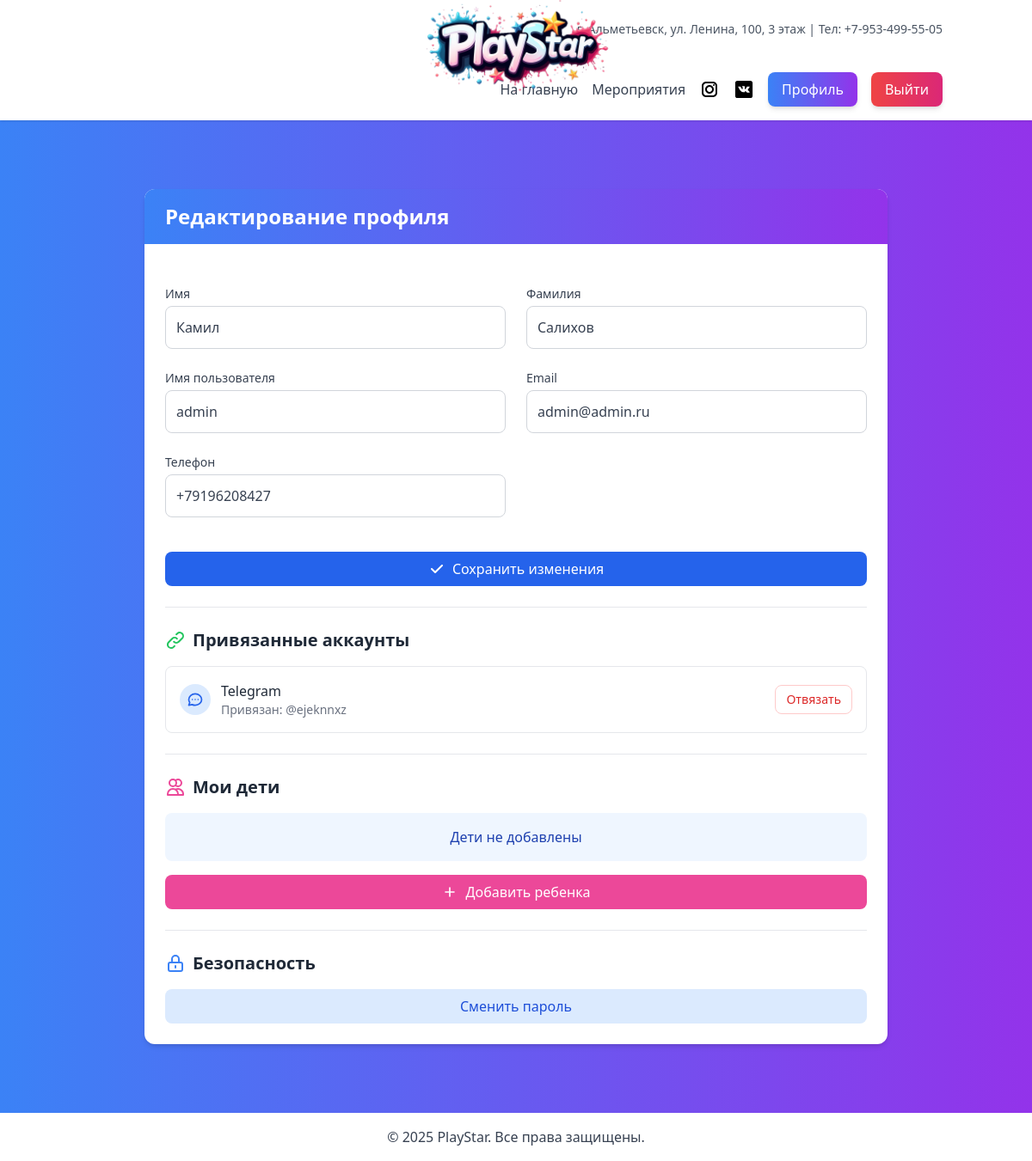
/accounts/profile/edit/ (signed in), run on an earlier commit of the app's database.
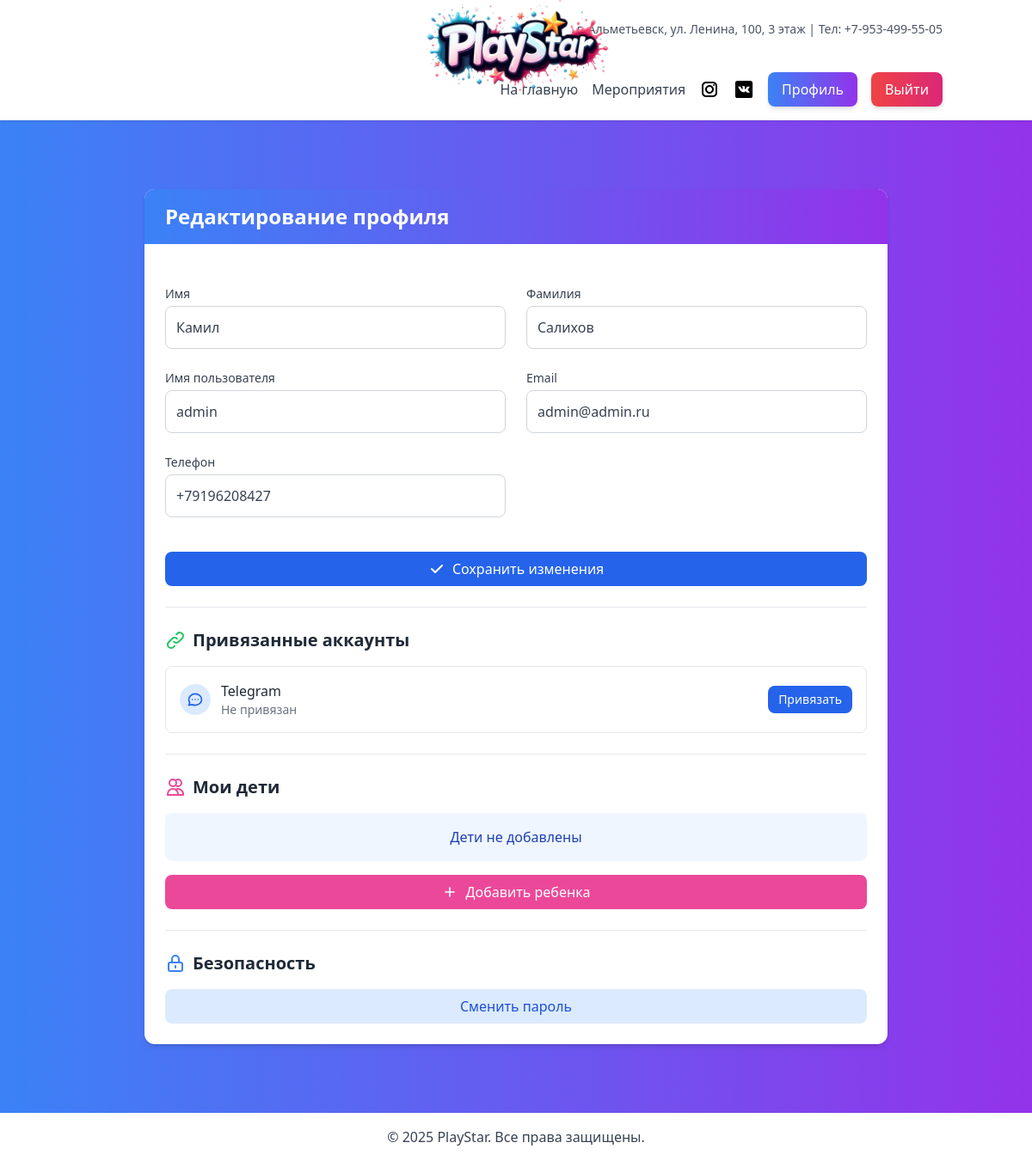
And on a later commit of the database.
### accounts/models.py (models this page shows, shortened)
class SocialAccount(models.Model):
    PROVIDER_CHOICES = [
        ('telegram', 'Telegram'),
        ('telegram_pending', 'Telegram (Pending)'),
        ('google', 'Google'),
        ('vk', 'VKontakte'),
    ]
    user = models.ForeignKey(
        settings.AUTH_USER_MODEL,
        on_delete=models.CASCADE,
        related_name='social_accounts',
        null=True,
        blank=True
    )
    provider = models.CharField(max_length=20, choices=PROVIDER_CHOICES)
    uid = models.CharField(max_length=191)
    extra_data = models.JSONField(default=dict)
    created_at = models.DateTimeField(auto_now_add=True)
    updated_at = models.DateTimeField(auto_now=True)
    class Meta:
        unique_together = ('provider', 'uid')
        verbose_name = 'Социальный аккаунт'
        verbose_name_plural = 'Социальные аккаунты'
    @property
    def is_telegram(self):
        return self.provider == 'telegram'
    def get_telegram_username(self):
        return self.extra_data.get('username', '') if self.is_telegram else ''

### accounts/views.py (the view)
# urls.py: path('profile/edit/', profile_edit, name='profile_edit'),
@login_required
def profile_edit(request):
    user = request.user
    profile, created = Profile.objects.get_or_create(user=user)
    children = profile.children.all()
    telegram_account = SocialAccount.objects.filter(user=user, provider='telegram').first()
    if request.method == 'POST':
        user_form = UserUpdateForm(request.POST, instance=user)
        profile_form = ProfileUpdateForm(request.POST, instance=profile)
        if user_form.is_valid() and profile_form.is_valid():
            user_form.save()
            profile_form.save()
            messages.success(request, _('Профиль успешно обновлен!'))
            return redirect('profile_edit')
    else:
        user_form = UserUpdateForm(instance=user)
        profile_form = ProfileUpdateForm(instance=profile)
    context = {
        'user_form': user_form,
        'profile_form': profile_form,
        'child_form': ChildForm(),
        'password_form': CustomPasswordChangeForm(user=request.user),
        'children': children,
        'telegram_bot_name': getattr(settings, 'TELEGRAM_BOT_NAME', ''),
        'telegram_account': telegram_account,
    }
    return render(request, 'accounts/profile_edit.html', context)

### accounts/forms.py
class ProfileUpdateForm(forms.ModelForm):
    class Meta:
        model = Profile
        fields = []

### accounts/templates/accounts/profile_edit.html (shortened to what the changed rows need)
{% extends 'base.html' %}
{% load static %}
{% load social_tags %}
{% block content %}
<div class="max-w-4xl mx-auto px-4 py-8">
    <div class="bg-white rounded-xl shadow-md overflow-hidden">
        <div class="bg-gradient-to-r from-blue-500 to-purple-600 px-6 py-4">
            <h1 class="text-2xl font-bold text-white">Редактирование профиля</h1>
        </div>
        <div class="p-6">
            <div class="mb-6">
                <h2 class="text-xl font-semibold text-gray-800 mb-4 flex items-center">
                    Привязанные аккаунты
                </h2>
                <div class="space-y-4">
                    <div class="border border-gray-200 rounded-lg p-4" id="telegram-account-container">
    <div class="flex items-center justify-between">
        <div class="flex items-center">
            <div class="bg-blue-100 text-blue-600 rounded-full p-2 mr-3">
            </div>
            <div>
                <h3 class="font-medium text-gray-800">Telegram</h3>
                <p class="text-sm text-gray-500" id="telegram-status">
                    {% if telegram_account %}
                    Привязан: @{{ telegram_account.get_telegram_username }}
                    {% else %}
                    Не привязан
                    {% endif %}
                </p>
            </div>
        </div>
        {% if telegram_account %}
        <button onclick="disconnectTelegram({{ telegram_account.id }})"
                class="text-red-600 hover:text-red-800 text-sm font-medium py-1.5 px-3 rounded-lg border border-red-200 hover:border-red-300 transition">
            Отвязать
        </button>
        {% else %}
        <button onclick="openModal('telegramModal')" class="bg-blue-600 hover:bg-blue-700 text-white text-sm font-medium py-1.5 px-3 rounded-lg transition">
            Привязать
        </button>
        {% endif %}
    </div>
</div>
                </div>
            </div>
            <div class="mb-6">
                <h2 class="text-xl font-semibold text-gray-800 mb-4 flex items-center">
                    Мои дети
                </h2>
            </div>
            <div>
                <h2 class="text-xl font-semibold text-gray-800 mb-4 flex items-center">
                    <svg xmlns="http://www.w3.org/2000/svg" class="h-6 w-6 mr-2 text-blue-500" fill="none" viewBox="0 0 24 24" stroke="currentColor">
                        <path stroke-linecap="round" stroke-linejoin="round" stroke-width="2" d="M12 15v2m-6 4h12a2 2 0 002-2v-6a2 2 0 00-2-2H6a2 2 0 00-2 2v6a2 2 0 002 2zm10-10V7a4 4 0 00-8 0v4h8z" />
                    </svg>
                    Безопасность
                </h2>
            </div>
        </div>
    </div>
</div>
<link rel="stylesheet" href="{% static 'accounts/css/style.css' %}">
{% endblock %}

What changed in the data, as far as the page shows it:
removed SocialAccount: get_telegram_username "ejeknnxz"
Also different on the page:
text no longer shown: "Привязан: @ Отвязать"
text now shown: "Не привязан Привязать"
